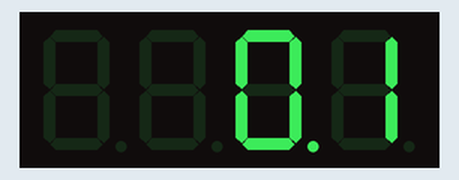
Simulated run of this sketch. Board: STM32 Blue Pill. Parts: 4-digit seven-segment display.

Above: at 0.15 s.
At 5.15 s:
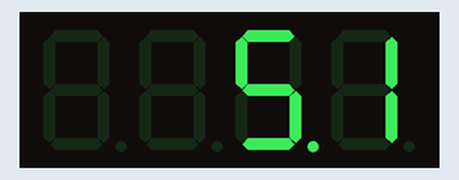
At 10.05 s:
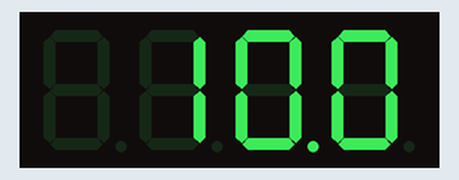
At 20.05 s:
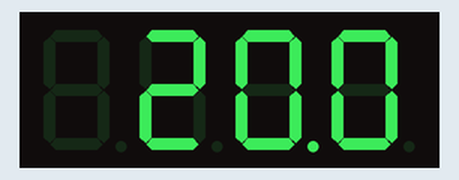
At 29.95 s:
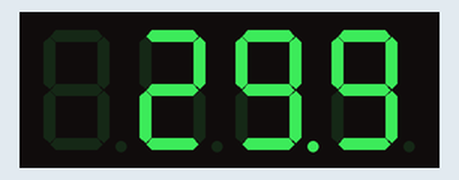
At 39.95 s:
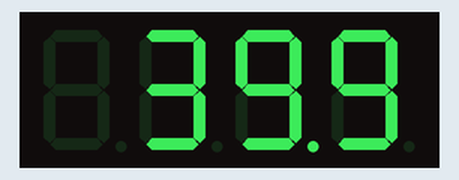

The sketch:

SEVEN_SEGMENT_COUNTER.ino
```cpp
// (licence header left out)
#include "SevSeg.h"
SevSeg sevseg; //Instantiate a seven segment controller object

void setup() {
  byte numDigits = 4;
  byte digitPins[] = {PB5, PB4, PB3, PA15}; //Digits: 1,2,3,4 <--put one resistor (ex: 220 Ohms, or 330 Ohms, etc, on each digit pin)
  byte segmentPins[] = {PB4, PB5, PB3, PA15, PA4, PA5, PA6, PA7}; //Segments: A,B,C,D,E,F,G,Period
  bool resistorsOnSegments = false; // 'false' means resistors are on digit pins
  byte hardwareConfig = COMMON_ANODE; // See README.md for options
  bool updateWithDelays = false; // Default 'false' is Recommended
  bool leadingZeros = false; // Use 'true' if you'd like to keep the leading zeros
  bool disableDecPoint = false; // Use 'true' if your decimal point doesn't exist or isn't connected

  sevseg.begin(hardwareConfig, numDigits, digitPins, segmentPins, resistorsOnSegments,
               updateWithDelays, leadingZeros, disableDecPoint);
  sevseg.setBrightness(100);
}

void loop() {
  static unsigned long timer = millis();
  static int deciSeconds = 0;

  if (millis() - timer >= 100) {
    timer += 100;
    deciSeconds++; // 100 milliSeconds is equal to 1 deciSecond

    if (deciSeconds == 10000) { // Reset to 0 after counting for 1000 seconds.
      deciSeconds = 0;
    }
    sevseg.setNumber(deciSeconds, 1);
  }

  sevseg.refreshDisplay(); // Must run repeatedly

}

/// END ///
```
